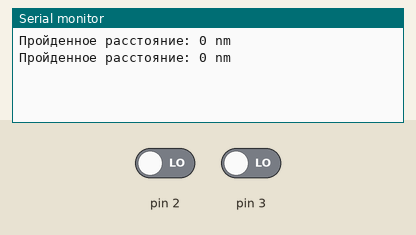
A sketch run on a simulated Arduino Uno, built with avr-gcc and run on an emulated ATmega328P. Shown: the last lines printed to the serial monitor. The test bench sets the inputs (shaded band); at power-on: pin 2 LOW, pin 3 LOW.

Above: at 1.2 s.
1.3 s: pin 2 driven HIGH
At 2.6 s:
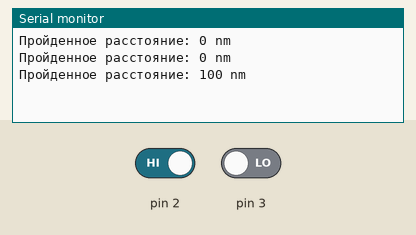
2.8 s: pin 3 driven HIGH
At 3.4 s:
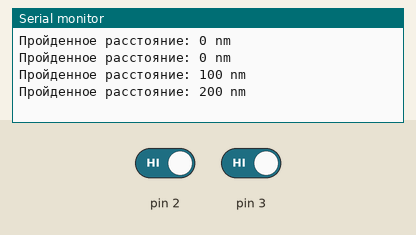
4.3 s: pin 2 driven LOW
At 5.6 s:
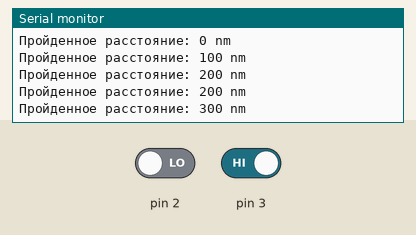
5.8 s: pin 3 driven LOW
At 6.8 s:
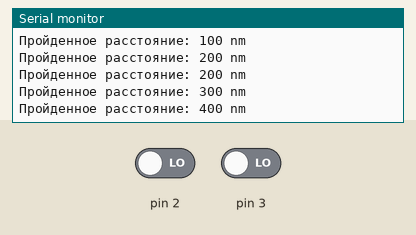
Timing chart, 0 to 8.3 s (numbered marks = the images above; inputs shaded):
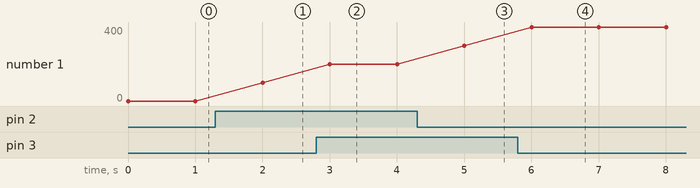

Measured:
- after the input at 1.3 s, the serial monitor: prints a new line after 0.70 s (image 1)
- after the input at 2.8 s, the serial monitor: prints a new line after 0.20 s (image 2)
- after the input at 4.3 s, the serial monitor: prints a new line after 0.70 s (image 3)
- after the input at 5.8 s, the serial monitor: prints a new line after 0.20 s (image 4)
- plotted number 1: 0 → 100 after the input at 1.3 s, 100 → 200 after the input at 2.8 s, 200 → 300 after the input at 4.3 s, 300 → 400 after the input at 5.8 s

The sketch:

optical_ruler_new.ino
```cpp
volatile long counter = 0;
unsigned long counter_nm = 0;

void setup() {
  Serial.begin(9600);
  pinMode(2, INPUT);
  pinMode(3, INPUT);
  attachInterrupt(0, btnIsr, CHANGE);
  attachInterrupt(1, btnIsr, CHANGE);
}

void btnIsr() {
  counter++;
}

void loop() {
  counter_nm = counter * 100;
  Serial.println("Пройденное расстояние: " + String(counter_nm) + " nm");
  delay(1000);
}
```
